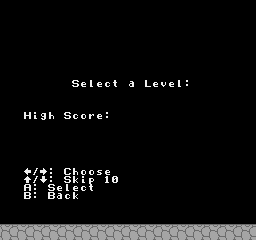

The image is a tile-based game level rendered from a .tmx file. Its description and complete source (layers, tilesets, objects, tile grids) follow:
An orthogonal 32x30 tile map with 8x8 px tiles, 1 tile layer (Tile Layer 1).

<map version="1.5" tiledversion="1.7.2" orientation="orthogonal" renderorder="right-down" width="32" height="30" tilewidth="8" tileheight="8" infinite="0" nextlayerid="2" nextobjectid="1">
 <editorsettings>
  <export format="csv" />
 </editorsettings>
 <tileset firstgid="1" source="../castle_chrset.tsx" />
 <layer id="1" name="Tile Layer 1" width="32" height="30">
  <data encoding="csv">
33,33,33,33,33,33,33,33,33,33,33,33,33,33,33,33,33,33,33,33,33,33,33,33,33,33,33,33,33,33,33,33,
33,33,33,33,33,33,33,33,33,33,33,33,33,33,33,33,33,33,33,33,33,33,33,33,33,33,33,33,33,33,33,33,
33,33,33,33,33,33,33,33,33,33,33,33,33,33,33,33,33,33,33,33,33,33,33,33,33,33,33,33,33,33,33,33,
33,33,33,33,33,33,33,33,33,33,33,33,33,33,33,33,33,33,33,33,33,33,33,33,33,33,33,33,33,33,33,33,
33,33,33,33,33,33,33,33,33,33,33,33,33,33,33,33,33,33,33,33,33,33,33,33,33,33,33,33,33,33,33,33,
33,33,33,33,33,33,33,33,33,33,33,33,33,33,33,33,33,33,33,33,33,33,33,33,33,33,33,33,33,33,33,33,
33,33,33,33,33,33,33,33,33,33,33,33,33,33,33,33,33,33,33,33,33,33,33,33,33,33,33,33,33,33,33,33,
33,33,33,33,33,33,33,33,33,33,33,33,33,33,33,33,33,33,33,33,33,33,33,33,33,33,33,33,33,33,33,33,
33,33,33,33,33,33,33,33,33,33,33,33,33,33,33,33,33,33,33,33,33,33,33,33,33,33,33,33,33,33,33,33,
33,33,33,33,33,33,33,33,33,33,33,33,33,33,33,33,33,33,33,33,33,33,33,33,33,33,33,33,33,33,33,33,
33,33,33,33,33,33,33,33,33,84,102,109,102,100,117,33,98,33,77,102,119,102,109,59,33,33,33,33,33,33,33,33,
33,33,33,33,33,33,33,33,33,33,33,33,33,33,33,33,33,33,33,33,33,33,33,33,33,33,33,33,33,33,33,33,
33,33,33,33,33,33,33,33,33,33,33,33,33,33,33,33,33,33,33,33,33,33,33,33,33,33,33,33,33,33,33,33,
33,33,33,33,33,33,33,33,33,33,33,33,33,33,33,33,33,33,33,33,33,33,33,33,33,33,33,33,33,33,33,33,
33,33,33,73,106,104,105,33,84,100,112,115,102,59,33,33,33,33,33,33,33,33,33,33,33,33,33,33,33,33,33,33,
33,33,33,33,33,33,33,33,33,33,33,33,33,33,33,33,33,33,33,33,33,33,33,33,33,33,33,33,33,33,33,33,
33,33,33,33,33,33,33,33,33,33,33,33,33,33,33,33,33,33,33,33,33,33,33,33,33,33,33,33,33,33,33,33,
33,33,33,33,33,33,33,33,33,33,33,33,33,33,33,33,33,33,33,33,33,33,33,33,33,33,33,33,33,33,33,33,
33,33,33,33,33,33,33,33,33,33,33,33,33,33,33,33,33,33,33,33,33,33,33,33,33,33,33,33,33,33,33,33,
33,33,33,33,33,33,33,33,33,33,33,33,33,33,33,33,33,33,33,33,33,33,33,33,33,33,33,33,33,33,33,33,
33,33,33,33,33,33,33,33,33,33,33,33,33,33,33,33,33,33,33,33,33,33,33,33,33,33,33,33,33,33,33,33,
33,33,33,22,48,21,59,33,68,105,112,112,116,102,33,33,33,33,33,33,33,33,33,33,33,33,33,33,33,33,33,33,
33,33,33,19,48,20,59,33,84,108,106,113,33,50,49,33,33,33,33,33,33,33,33,33,33,33,33,33,33,33,33,33,
33,33,33,66,59,33,84,102,109,102,100,117,33,33,33,33,33,33,33,33,33,33,33,33,33,33,33,33,33,33,33,33,
33,33,33,67,59,33,67,98,100,108,33,33,33,33,33,33,33,33,33,33,33,33,33,33,33,33,33,33,33,33,33,33,
33,33,33,33,33,33,33,33,33,33,33,33,33,33,33,33,33,33,33,33,33,33,33,33,33,33,33,33,33,33,33,33,
33,33,33,33,33,33,33,33,33,33,33,33,33,33,33,33,33,33,33,33,33,33,33,33,33,33,33,33,33,33,33,33,
33,33,33,33,33,33,33,33,33,33,33,33,33,33,33,33,33,33,33,33,33,33,33,33,33,33,33,33,33,33,33,33,
131,230,131,230,131,230,131,230,131,230,131,230,131,230,131,230,131,230,131,230,131,230,131,230,131,230,131,230,131,230,131,230,
247,248,247,248,247,248,247,248,247,248,247,248,247,248,247,248,247,248,247,248,247,248,247,248,247,248,247,248,247,248,247,248
</data>
 </layer>
</map>
